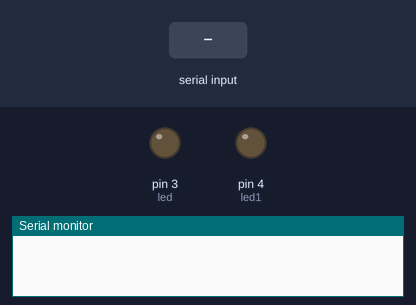
Simulated run of this sketch. Board: Arduino Uno, built with avr-gcc and run on an emulated ATmega328P. Shown: output pins drawn as LEDs (lit = HIGH), the last lines printed to the serial monitor. The inputs (shaded band) are chosen by the test bench.

Above: at 1.2 s.
1.3 s: "44001A194F08" received over Serial
At 2.4 s:
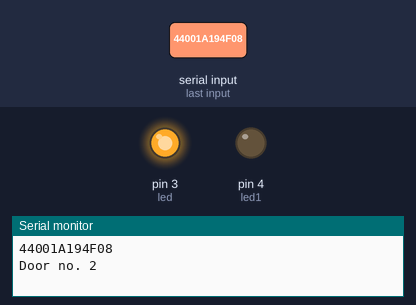
4.1 s: "4400182E85F7" received over Serial
At 5.0 s:
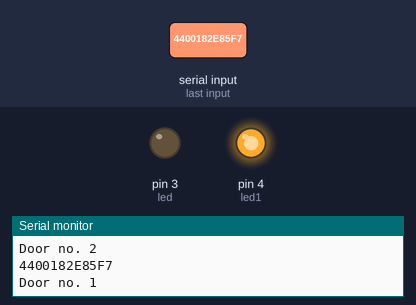
Timing chart, 0 to 7.1 s (numbered marks = the images above; inputs shaded):
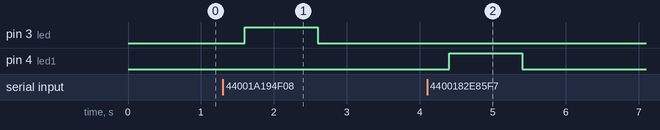

Measured:
- after the input at 1.3 s, pin 3 (led): LOW → HIGH after 0.30 s, → LOW 1.0 s later
- after the input at 4.1 s, pin 4 (led1): LOW → HIGH after 0.30 s, → LOW 1.0 s later

The sketch:

Basic_RFID_module_program.ino
```cpp
char x;
int y;
int led=3;
int led1=4;
String code;
void setup()

{
  pinMode(led,OUTPUT);
  pinMode(led1,OUTPUT);
  Serial.begin(9600);
  code= "";
}

void loop()
{
  while (Serial.available() > 0)
  {
    x = Serial.read();
    code = code + x ;
  }
    //Serial.print("Card no.=");
    Serial.println(code);
    delay(200);
   //  code= "";

     if(code=="44001A194F08")
     {
      Serial.println("Door no. 2");
      digitalWrite(led,HIGH);
      delay(1000);
      digitalWrite(led,LOW);
      delay(1000);
      code="";
     }
     else if(code=="4400182E85F7")
     {
      Serial.println("Door no. 1");
      digitalWrite(led1,HIGH);
      delay(1000);
      digitalWrite(led1,LOW);
      delay(1000);
      code="";
     }
     else
     {
      digitalWrite(led,LOW);
     }
     code="";
}
```
